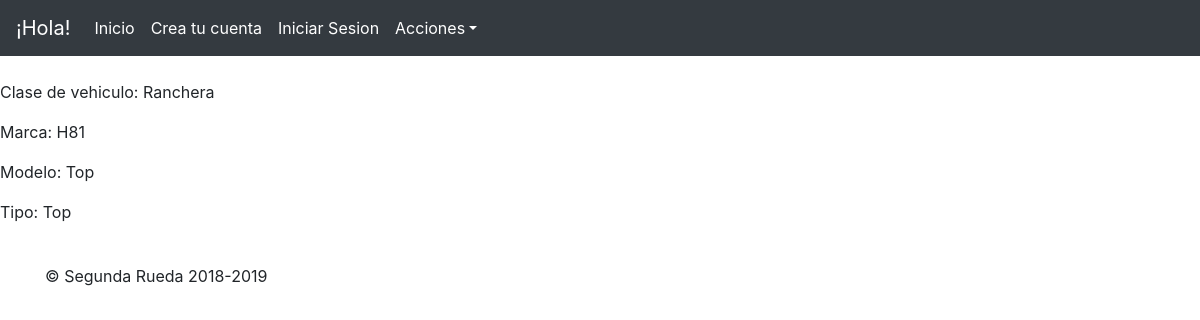
The app's page /vehiculos/mostrar/1/ with its own data.
### SeRu/models.py (models this page shows, shortened)
class Vehiculo(models.Model):
	clase_vehiculo = models.CharField(null=False,max_length=100)
	marca = models.CharField(null=False,max_length=100)
	modelo = models.TextField(null=False)
	tipo = models.TextField(null=False)

### SeRu/views.py (the view)
# urls.py: url(r'^vehiculos/mostrar/(?P<pk>[0-9]+)/$',MuestraVehiculo.as_view(),name='mostrar_post'),
class MuestraVehiculo(DetailView):
	model = Vehiculo
	fields = '__all__'
	template_name='SeRu/mostrar_vehiculo.html'

### SeRu/templates/SeRu/mostrar_vehiculo.html (shortened to what this page needs)
{% extends "base.html" %}
{% block content %}
        <p>Clase de vehiculo: {{ object.clase_vehiculo }}</p>
        <p>Marca: {{ object.marca }}</p>
        <p>Modelo: {{ object.modelo }}</p>
        <p>Tipo: {{ object.tipo }}</p>
{% endblock content %}

### SeRu/static/SeRu/jumbotron.css (style rules this page uses)
body { padding-top: 3.5rem; }

### records on screen
Vehiculo: clase_vehiculo "Ranchera", marca "H81", modelo "Top", tipo "Top"
